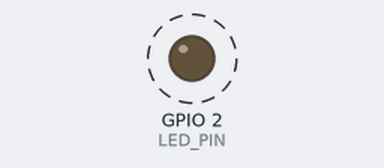
Recording of a sketch running on a simulated ESP32. Parts: output pins drawn as LEDs (lit = HIGH). Dashed ring = blinking.

Above: at 0.5 s.
Timing chart, 0 to 4.6 s (numbered marks = the images above):
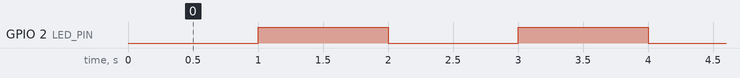

The sketch:

Practice_TimerInterrupt.ino
```cpp
#include <Arduino.h>
#define LED_PIN 2

#define TIMER_ID 0
#define TIMER_DIVIDER 80
#define TIMER_COUNT_UP true

// 計時器上限值
#define TIMER_ALARM_VALUE 1000000

hw_timer_t *timer;
volatile bool led_on = false;

void IRAM_ATTR onTimer() {
  digitalWrite(LED_PIN, (led_on = !led_on));
}

void setup() {
  Serial.begin(115200);

  pinMode(LED_PIN, OUTPUT);

  timer = timerBegin(TIMER_ID, TIMER_DIVIDER, TIMER_COUNT_UP);
  timerAttachInterrupt(timer, &onTimer, TIMER_COUNT_UP);
  timerAlarmWrite(timer, TIMER_ALARM_VALUE, true);
  timerAlarmEnable(timer);
}

void loop() {
}
```

Measured:
- by itself, GPIO 2 (LED_PIN): alternates HIGH for 1.0 s and LOW for 1.0 s
